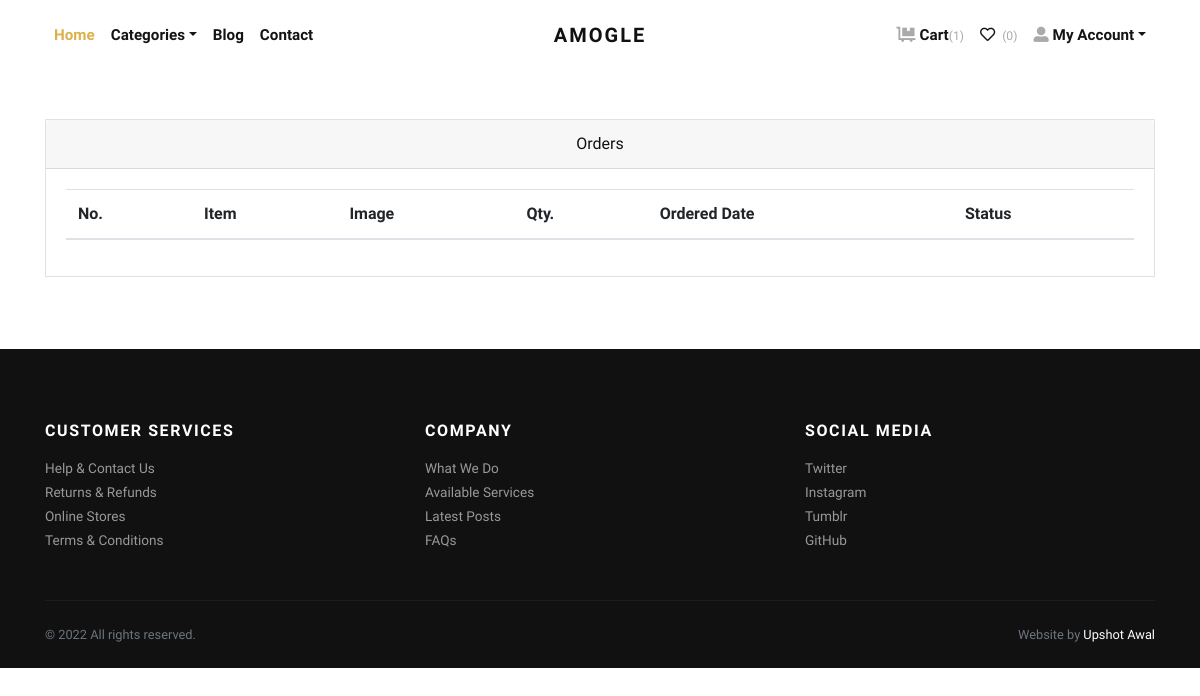
The page /orders/ (signed in) on the database as committed earlier.
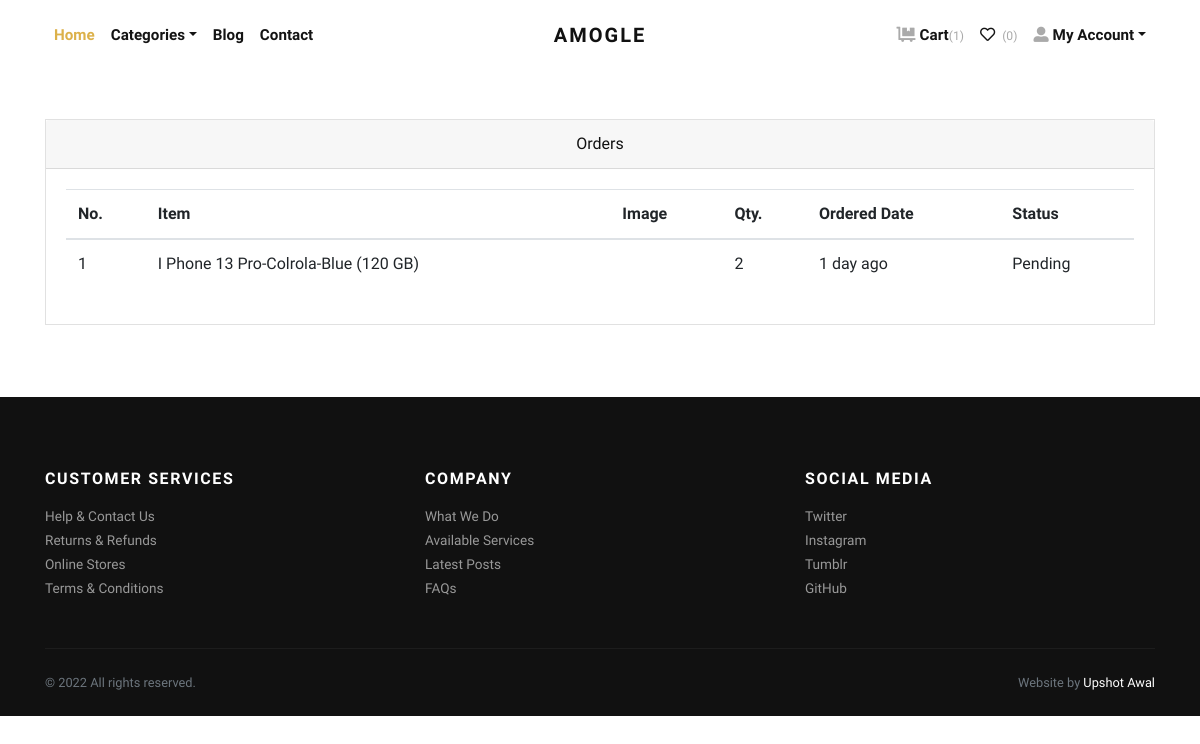
The same page on the database as committed later.
### store/models.py (models this page shows, shortened)
class Order(models.Model):
    user = models.ForeignKey(User, verbose_name="User",
                             on_delete=models.CASCADE)
    address = models.ForeignKey(
        Address, verbose_name="Shipping Address", on_delete=models.CASCADE)
    product = models.ForeignKey(
        Product, verbose_name="Product", on_delete=models.CASCADE)
    quantity = models.PositiveIntegerField(verbose_name="Quantity")
    ordered_date = models.DateTimeField(
        auto_now_add=True, verbose_name="Ordered Date")
    status = models.CharField(
        choices=STATUS_CHOICES,
        max_length=50,
        default="Pending"
    )

class Product(models.Model):
    title = models.CharField(max_length=150, verbose_name="Product Title")
    slug = models.SlugField(max_length=160, verbose_name="Product Slug")
    sku = models.CharField(max_length=255, unique=True,
                           verbose_name="Unique Product ID (SKU)")
    short_description = models.TextField(verbose_name="Short Description")
    detail_description = models.TextField(
        blank=True, null=True, verbose_name="Detail Description")
    product_image = models.ImageField(
        upload_to='product', blank=True, null=True, verbose_name="Product Image")
    price = models.DecimalField(max_digits=8, decimal_places=2)
    category = models.ForeignKey(
        Category, verbose_name="Product Categoy", on_delete=models.CASCADE)
    is_active = models.BooleanField(verbose_name="Is Active?")
    is_featured = models.BooleanField(verbose_name="Is Featured?")
    created_at = models.DateTimeField(
        auto_now_add=True, verbose_name="Created Date")
    updated_at = models.DateTimeField(
        auto_now=True, verbose_name="Updated Date")
    class Meta:
        verbose_name_plural = 'Products'
        ordering = ('-created_at', )

### store/views.py (the view)
# urls.py: path('orders/', views.orders, name="orders"),
@login_required
def orders(request):
    all_orders = Order.objects.filter(
        user=request.user).order_by('-ordered_date')
    return render(request, 'store/orders.html', {'orders': all_orders})

### store/context_preprocessors.py (called while the page is built)
def store_menu(request):
    categories = Category.objects.filter(is_active=True)
    context = {
        'categories_menu': categories,
    }
    return context

def cart_menu(request):
    if request.user.is_authenticated:
        cart_items= Cart.objects.filter(user=request.user)
        context = {
            'cart_items': cart_items,
        }
    else:
        context = {}
    return context

### templates/store/orders.html (shortened to what this page needs)
{% extends 'base.html' %}
{% load static %}
{% load humanize %}
    {% block content %}
      <div class="container py-5">
        <div class="row">
          <div class="col-lg-12">
            <div class="card mb-4" id="tables">
              <div class="card-header text-center">Orders</div>
              <div class="card-body">
                <table class="table table-hover">
                  <thead>
                    <tr>
                      <th>No.</th>
                      <th>Item</th>
                      <th>Image</th>
                      <th>Qty.</th>
                      <th>Ordered Date</th>
                      <th>Status</th>
                    </tr>
                  </thead>
                  <tbody>
                    {% if orders %}
                    {% for order in orders %}
                    <tr>
                      <td>{{forloop.counter}}</td>
                      <td>{{order.product.title}}</td>
                      <td>
                      </td>
                      <td>{{order.quantity}}</td>
                      <td>{{order.ordered_date|naturaltime}}</td>
                      <td>
                        {{order.status}}
                      </td>
                    </tr>
                    {% endfor %}
                    {% endif %}
                  </tbody>
                </table>
              </div>
            </div>
          </div>
        </div>
      </div>
{% endblock content %}

### templates/base.html (shortened to what this page needs)
{% load static %}
<!DOCTYPE html>
<html>
  <head>
    <link rel="stylesheet" href="{% static 'vendor/bootstrap/css/bootstrap.min.css' %}">
    <link rel="stylesheet" href="{% static 'vendor/lightbox2/css/lightbox.min.css' %}">
    <link rel="stylesheet" href="{% static 'vendor/nouislider/nouislider.min.css' %}">
    <link rel="stylesheet" href="{% static 'vendor/bootstrap-select/css/bootstrap-select.min.css' %}">
    <link rel="stylesheet" href="{% static 'vendor/owl.carousel2/assets/owl.carousel.min.css' %}">
    <link rel="stylesheet" href="{% static 'vendor/owl.carousel2/assets/owl.theme.default.css' %}">
    <link rel="stylesheet" href="{% static 'css/style.default.css' %}" id="theme-stylesheet">
    <link rel="stylesheet" href="{% static 'css/custom.css' %}">
  </head>
  <body>
    <div class="page-holder">
      {% include 'navbar.html' %}
      {% block content %}
      {% endblock content %}
      {% include 'footer.html' %}
      {% include 'scripts.html' %}

### templates/navbar.html (shortened to what this page needs)
{% load static %}
      <header class="header bg-white">
        <div class="container px-0 px-lg-3">
          <nav class="navbar navbar-expand-lg navbar-light py-3 px-lg-0"><a class="navbar-brand" href="{% url 'store:home' %}"><span class="font-weight-bold text-uppercase text-dark">Amogle</span></a>
            <div class="collapse navbar-collapse" id="navbarSupportedContent">
              <ul class="navbar-nav mr-auto">
                <li class="nav-item">
                  <a class="nav-link active" href="{% url 'store:home' %}">Home</a>
                </li>
                <li class="nav-item dropdown"><a class="nav-link dropdown-toggle" id="pagesDropdown" href="#" data-toggle="dropdown" aria-haspopup="true" aria-expanded="false">Categories</a>
                </li>
                <li class="nav-item">
                  <a class="nav-link" href="{% url 'store:blog' %}">Blog</a>
                </li>
                <li class="nav-item">
                  <a class="nav-link" href="{% url 'store:home' %}">Contact</a>
                </li>
              </ul>
              <ul class="navbar-nav ml-auto">
                {% if request.user.is_authenticated %}
                  <li class="nav-item"><a class="nav-link" href="{% url 'store:cart' %}"> <i class="fas fa-dolly-flatbed mr-1 text-gray"></i>Cart<small class="text-gray">({{cart_items.count}})</small></a></li>
                  <li class="nav-item"><a class="nav-link" href="#"> <i class="far fa-heart mr-1"></i><small class="text-gray"> (0)</small></a></li>
                  <li class="nav-item dropdown"><a class="nav-link dropdown-toggle" id="pagesDropdown" href="#" data-toggle="dropdown" aria-haspopup="true" aria-expanded="false"><i class="fas fa-user-alt mr-1 text-gray"></i>My Account</a></a>
                </li>
                {% else %}
                  <li class="nav-item"><a class="nav-link" href="{% url 'store:login' %}">Login</a></li>
                  <li class="nav-item"><a class="nav-link" href="{% url 'store:register' %}">Create Account</a></li>
                {% endif %}
              </ul>
            </div>
          </nav>
        </div>
      </header>

### templates/footer.html
<footer class="bg-dark text-white">
        <div class="container py-4">
          <div class="row py-5">
            <div class="col-md-4 mb-3 mb-md-0">
              <h6 class="text-uppercase mb-3">Customer services</h6>
              <ul class="list-unstyled mb-0">
                <li><a class="footer-link" href="#">Help &amp; Contact Us</a></li>
                <li><a class="footer-link" href="#">Returns &amp; Refunds</a></li>
                <li><a class="footer-link" href="#">Online Stores</a></li>
                <li><a class="footer-link" href="#">Terms &amp; Conditions</a></li>
              </ul>
            </div>
            <div class="col-md-4 mb-3 mb-md-0">
              <h6 class="text-uppercase mb-3">Company</h6>
              <ul class="list-unstyled mb-0">
                <li><a class="footer-link" href="#">What We Do</a></li>
                <li><a class="footer-link" href="#">Available Services</a></li>
                <li><a class="footer-link" href="#">Latest Posts</a></li>
                <li><a class="footer-link" href="#">FAQs</a></li>
              </ul>
            </div>
            <div class="col-md-4">
              <h6 class="text-uppercase mb-3">Social media</h6>
              <ul class="list-unstyled mb-0">
                <li><a class="footer-link" href="#">Twitter</a></li>
                <li><a class="footer-link" href="#">Instagram</a></li>
                <li><a class="footer-link" href="#">Tumblr</a></li>
                <li><a class="footer-link" href="#">GitHub</a></li>
              </ul>
            </div>
          </div>
          <div class="border-top pt-4" style="border-color: #1d1d1d !important">
            <div class="row">
              <div class="col-lg-6">
                <p class="small text-muted mb-0">&copy; 2022 All rights reserved.</p>
              </div>
              <div class="col-lg-6 text-lg-right">
                <p class="small text-muted mb-0">Website by <a class="text-white reset-anchor" href="https://github.com/upshotawal" target="_blank">Upshot Awal</a></p>
              </div>
            </div>
          </div>
        </div>
      </footer>

### templates/scripts.html (shortened to what this page needs)
{% load static %}
      <link rel="stylesheet" href="https://use.fontawesome.com/releases/v5.7.1/css/all.css">
    </div>
  </body>
</html>

### static/css/style.default.css (style rules this page uses)
.text-gray { color: #aaa !important; }
.navbar { position: relative; }
@media (min-width: 992px) { .navbar-brand { position: absolute; top: 50%; left: 50%; -webkit-transform: translate(-50%, -50%); transform: translate(-50%, -50%); } }
.footer-link { font-size: 0.85rem; position: relative; color: #999; transition: all 0.3s; }
.footer-link::before { content: '\f0da'; display: inline-block; font-family: 'Font Awesome\ 5 Free'; font-weight: 900; position: absolute; top: 50%; left: 0; -webkit-transform: translateY(-50%); transform: translateY(-50%); color: #fff; transition: all 0.3s; opacity: 0; }
.text-uppercase { text-transform: uppercase; letter-spacing: 0.1em; }
.reset-anchor { color: inherit; transition: all 0.3s; }
.navbar { padding: 0.5rem 1rem; }
.navbar-brand { display: inline-block; padding-top: 0.3125rem; padding-bottom: 0.3125rem; margin-right: 1rem; font-size: 1.25rem; }
.navbar-light .navbar-brand { color: #dcb14a; }
.navbar-light .navbar-nav .nav-link { color: rgba(17, 17, 17, 0.99); font-weight: 800; font-size: 0.95rem; transition: all 0.3s; }
.navbar-light .navbar-nav .show > .nav-link, .navbar-light .navbar-nav .active > .nav-link, .navbar-light .navbar-nav .nav-link.show, .navbar-light .navbar-nav .nav-link.active { color: #dcb14a; }
body { font-family: "Libre Franklin", sans-serif; font-size: 1rem; font-weight: 400; line-height: 1.5; color: #111111; background-color: #fff; }
a { color: #dcb14a; text-decoration: none; }
h1, h2, h3, h4, h5, h6, .h1, .h2, .h3, .h4, .h5, .h6 { margin-bottom: 0.5rem; font-family: inherit; font-weight: 900; line-height: 1.2; color: inherit; }
h6, .h6 { font-size: 1rem; }
small, .small { font-size: 80%; font-weight: 400; }
.bg-dark { background-color: #111111 !important; }
.text-dark { color: #111111 !important; }
.nav-link { padding: 0.5rem 1rem; }
.card { background-color: #fff; border: 1px solid rgba(17, 17, 17, 0.125); border-radius: 0; }
.card-body { padding: 1.25rem; }
.card-header { padding: 0.75rem 1.25rem; background-color: rgba(17, 17, 17, 0.03); border-bottom: 1px solid rgba(17, 17, 17, 0.125); }
.card-header:first-child { border-radius: calc(0 - 1px) calc(0 - 1px) 0 0; }

Rows that differ between the two databases and show on the page:
added Order: product "I Phone 13 Pro-Colrola-Blue (120 GB)", quantity "2", ordered_date "1 day ago", status "Pending"
